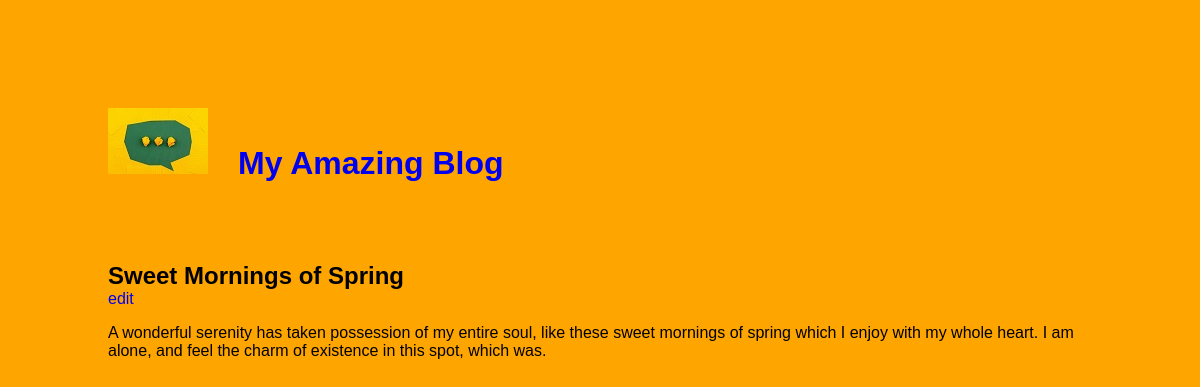
Screenshot of /read.php?id=7 with the database file from the repository.
### tables this page shows
CREATE TABLE `blog` (
  `id` int(11) NOT NULL,
  `title` varchar(100) NOT NULL,
  `timestamp` timestamp NOT NULL DEFAULT current_timestamp() ON UPDATE current_timestamp(),
  `content` varchar(5000) NOT NULL
);

### read.php (the view, shortened to what this page needs)
<?php
    require('connect.php');
    if($_GET && !empty($_GET['id']))
    {
        $id = filter_input(INPUT_GET, 'id', FILTER_VALIDATE_INT);
        $query = "SELECT * FROM blog WHERE id ="."{$id}";
        $statement = $db->prepare($query);
        $statement->execute();
        $row = $statement->fetch();
    }
 ?>
 <!DOCTYPE html>
 <html>
<head>
    <link rel="stylesheet" type="text/css" href="styles.css" />
</head>
<body>
    <?php include('common.php') ?>
    <?php if($_GET && !empty($_GET['id'])): ?>
        <div class="entry">
            <h2><?= $row['title'] ?></h2>
            <a href="edit.php?id=<?= "{$row['id']}" ?>">edit</a>
            <p><?= $row['content'] ?></p>
        </div>
    <?php endif ?>
 </body>
 </html>

### styles.css (style rules this page uses)
html { background-color: orange; font-family: sans-serif; margin: 100px; }
a { text-decoration: none; }
.entry { padding-top: 30px; }
h1, h2, h3, h4, h5, h6 { margin: 0px; padding: 0px; }

### rows the page displays
blog: title "Sweet Mornings of Spring", content "A wonderful serenity has taken possession of my entire soul, like these sweet mornings of spring which I enjoy with my whole heart. I am alone, and feel the charm of existence in this spot, which was."
